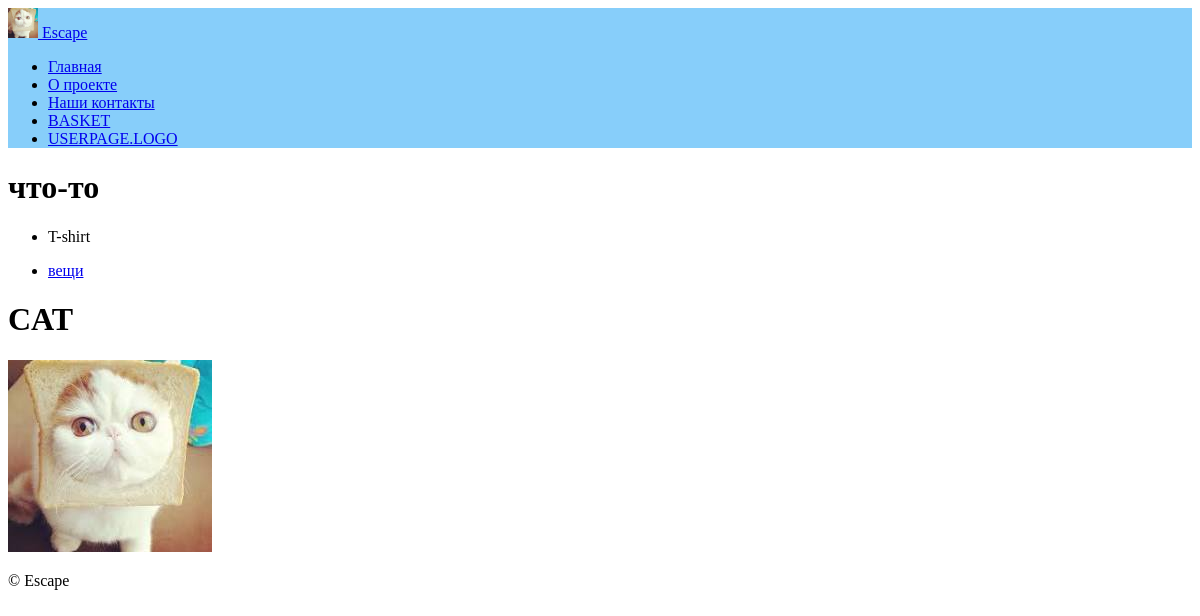
Before: / with the older database file.
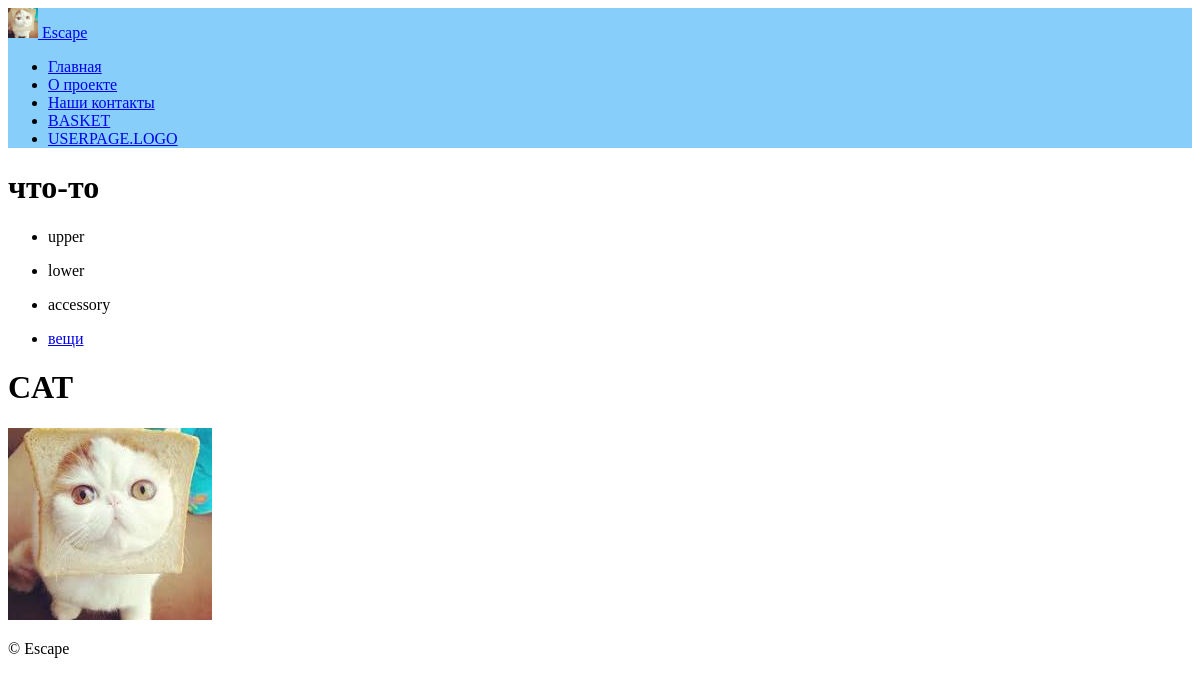
After: the same page with the newer database file.
### homepage/models.py (models this page shows, shortened)
class Categories(models.Model):
    title = models.SlugField(unique=True, verbose_name='Название')
    class Meta:
        verbose_name = 'Категория'
        verbose_name_plural = 'Категории'

### homepage/views.py (the view)
# urls.py: urlpatterns = [path('', views.index, name='index'),
def index(request):
    template_name = 'homepage/index.html'
    category_list = Categories.objects.all()
    context = {
        'category_list': category_list,
    }
    return render(request, template_name, context)

### templates/homepage/index.html (shortened to what this page needs)
{% extends "base.html" %}
{% load static %}
{% block content %}
  <h1>что-то</h1>
  {% for category in category_list %}
  <ul>
    <li>{{ category.title }}</li>
  </ul>
  {% endfor %}
  <ul>
   <li> <a href="{% url 'homepage:catalog' %}">вещи</a></li>
  </ul>
  <h1> CAT</h1>
  <img src="{% static 'img/cat.jpeg' %}" alt="photo">
{% endblock %}

### templates/base.html (shortened to what this page needs)
{% load static %}
<!DOCTYPE html>
<html lang="ru">
  <head>
  </head>
  <body>
    {% include "includes/header.html" %}
    <main>
      {% block content %}{% endblock %}
    </main>
    {% include "includes/footer.html" %}
  </body>
</html>

### templates/includes/header.html
{% load static %}
<header>
    <nav class="navbar navbar-light" style="background-color: lightskyblue">
      <div class="container">
        <a class="navbar-brand" href="{% url 'homepage:index'%}"  target="_self">
          <img src="{% static 'img/cat.jpeg' %}" width="30" height="30" class="d-inline-block align-top" alt="">
          Escape
        </a>
        <ul class="nav nav-pills">
          <li class="nav-item">
            <a class="nav-link active" href="{% url 'homepage:index' %}">
              Главная
            </a>
          </li>
          <li class="nav-item">
            <a class="nav-link" href="{% url 'about:about' %}">
              О проекте
            </a>
          </li>
          <li class="nav-item">
            <a class="nav-link" href="{% url 'about:contacts' %}">
              Наши контакты
            </a>
          </li>
          <li class="nav-item">
            <a class="nav-link" href="{% url 'user:basket' %}">
              BASKET
            </a>
          </li>
          <li class="nav-item">
            <a class="nav-link" href="{% url 'user:userpage' %}">
              USERPAGE.LOGO
            </a>
          </li>
        </ul>
      </div>
    </nav>
  </header>

### templates/includes/footer.html
{% load static %}
<footer class="border-top text-center py-3">
    <p>© Escape</p>
  </footer>

Changed rows visible on the page:
removed Categories: title "T-shirt"
added Categories: title "upper"
added Categories: title "lower"
added Categories: title "accessory"
